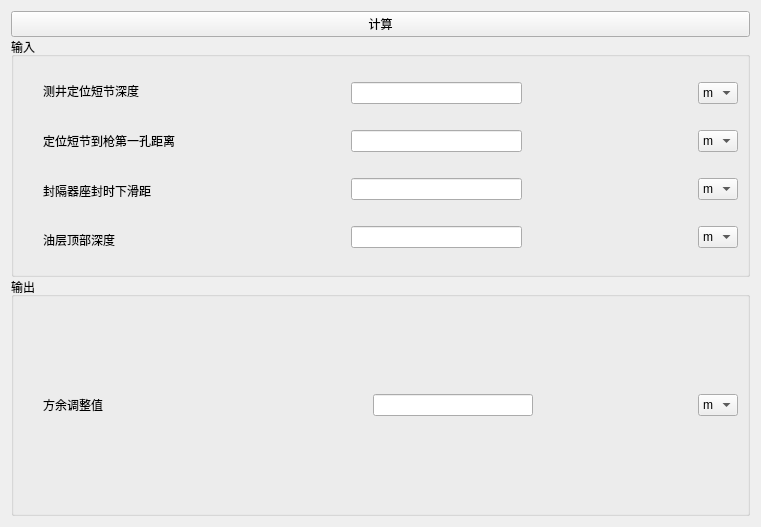
<?xml version="1.0" encoding="UTF-8"?>
<ui version="4.0">
 <class>Fy</class>
 <widget class="QWidget" name="Fy">
  <property name="geometry">
   <rect>
    <x>0</x>
    <y>0</y>
    <width>761</width>
    <height>527</height>
   </rect>
  </property>
  <property name="windowTitle">
   <string>Form</string>
  </property>
  <layout class="QVBoxLayout" name="verticalLayout_5">
   <item>
    <layout class="QVBoxLayout" name="verticalLayout_4" stretch="0,0,0">
     <property name="spacing">
      <number>0</number>
     </property>
     <item>
      <widget class="QPushButton" name="pushButton">
       <property name="text">
        <string>计算</string>
       </property>
      </widget>
     </item>
     <item>
      <widget class="QGroupBox" name="groupBox">
       <property name="title">
        <string>输入</string>
       </property>
       <layout class="QHBoxLayout" name="horizontalLayout">
        <property name="sizeConstraint">
         <enum>QLayout::SetNoConstraint</enum>
        </property>
        <item>
         <spacer name="verticalSpacer">
          <property name="orientation">
           <enum>Qt::Vertical</enum>
          </property>
          <property name="sizeHint" stdset="0">
           <size>
            <width>20</width>
            <height>40</height>
           </size>
          </property>
         </spacer>
        </item>
        <item>
         <layout class="QVBoxLayout" name="verticalLayout">
          <property name="spacing">
           <number>0</number>
          </property>
          <item>
           <widget class="QLabel" name="label">
            <property name="text">
             <string>测井定位短节深度</string>
            </property>
           </widget>
          </item>
          <item>
           <widget class="QLabel" name="label_2">
            <property name="text">
             <string>定位短节到枪第一孔距离</string>
            </property>
           </widget>
          </item>
          <item>
           <widget class="QLabel" name="label_3">
            <property name="text">
             <string>封隔器座封时下滑距</string>
            </property>
           </widget>
          </item>
          <item>
           <widget class="QLabel" name="label_4">
            <property name="text">
             <string>油层顶部深度</string>
            </property>
           </widget>
          </item>
         </layout>
        </item>
        <item>
         <spacer name="horizontalSpacer">
          <property name="orientation">
           <enum>Qt::Horizontal</enum>
          </property>
          <property name="sizeHint" stdset="0">
           <size>
            <width>40</width>
            <height>20</height>
           </size>
          </property>
         </spacer>
        </item>
        <item>
         <layout class="QVBoxLayout" name="verticalLayout_2">
          <property name="spacing">
           <number>10</number>
          </property>
          <property name="topMargin">
           <number>0</number>
          </property>
          <item>
           <widget class="QLineEdit" name="lineEdit"/>
          </item>
          <item>
           <widget class="QLineEdit" name="lineEdit_2"/>
          </item>
          <item>
           <widget class="QLineEdit" name="lineEdit_3"/>
          </item>
          <item>
           <widget class="QLineEdit" name="lineEdit_4"/>
          </item>
         </layout>
        </item>
        <item>
         <spacer name="horizontalSpacer_2">
          <property name="orientation">
           <enum>Qt::Horizontal</enum>
          </property>
          <property name="sizeHint" stdset="0">
           <size>
            <width>40</width>
            <height>20</height>
           </size>
          </property>
         </spacer>
        </item>
        <item>
         <layout class="QVBoxLayout" name="verticalLayout_3">
          <property name="spacing">
           <number>10</number>
          </property>
          <item>
           <widget class="QComboBox" name="comboBox">
            <item>
             <property name="text">
              <string>m</string>
             </property>
            </item>
            <item>
             <property name="text">
              <string>in</string>
             </property>
            </item>
            <item>
             <property name="text">
              <string>ft</string>
             </property>
            </item>
           </widget>
          </item>
          <item>
           <widget class="QComboBox" name="comboBox_2">
            <item>
             <property name="text">
              <string>m</string>
             </property>
            </item>
            <item>
             <property name="text">
              <string>in</string>
             </property>
            </item>
            <item>
             <property name="text">
              <string>ft</string>
             </property>
            </item>
           </widget>
          </item>
          <item>
           <widget class="QComboBox" name="comboBox_3">
            <item>
             <property name="text">
              <string>m</string>
             </property>
            </item>
            <item>
             <property name="text">
              <string>in</string>
             </property>
            </item>
            <item>
             <property name="text">
              <string>ft</string>
             </property>
            </item>
           </widget>
          </item>
          <item>
           <widget class="QComboBox" name="comboBox_4">
            <item>
             <property name="text">
              <string>m</string>
             </property>
            </item>
            <item>
             <property name="text">
              <string>in</string>
             </property>
            </item>
            <item>
             <property name="text">
              <string>ft</string>
             </property>
            </item>
           </widget>
          </item>
         </layout>
        </item>
       </layout>
      </widget>
     </item>
     <item>
      <widget class="QGroupBox" name="groupBox_2">
       <property name="title">
        <string>输出</string>
       </property>
       <layout class="QHBoxLayout" name="horizontalLayout_2">
        <item>
         <spacer name="verticalSpacer_2">
          <property name="orientation">
           <enum>Qt::Vertical</enum>
          </property>
          <property name="sizeHint" stdset="0">
           <size>
            <width>20</width>
            <height>40</height>
           </size>
          </property>
         </spacer>
        </item>
        <item>
         <widget class="QLabel" name="label_5">
          <property name="sizePolicy">
           <sizepolicy hsizetype="Fixed" vsizetype="Preferred">
            <horstretch>0</horstretch>
            <verstretch>0</verstretch>
           </sizepolicy>
          </property>
          <property name="minimumSize">
           <size>
            <width>165</width>
            <height>0</height>
           </size>
          </property>
          <property name="text">
           <string>方余调整值</string>
          </property>
         </widget>
        </item>
        <item>
         <spacer name="horizontalSpacer_3">
          <property name="orientation">
           <enum>Qt::Horizontal</enum>
          </property>
          <property name="sizeHint" stdset="0">
           <size>
            <width>40</width>
            <height>20</height>
           </size>
          </property>
         </spacer>
        </item>
        <item>
         <widget class="QLineEdit" name="lineEdit_5"/>
        </item>
        <item>
         <spacer name="horizontalSpacer_4">
          <property name="orientation">
           <enum>Qt::Horizontal</enum>
          </property>
          <property name="sizeHint" stdset="0">
           <size>
            <width>40</width>
            <height>20</height>
           </size>
          </property>
         </spacer>
        </item>
        <item>
         <widget class="QComboBox" name="comboBox_5">
          <item>
           <property name="text">
            <string>m</string>
           </property>
          </item>
          <item>
           <property name="text">
            <string>in</string>
           </property>
          </item>
          <item>
           <property name="text">
            <string>ft</string>
           </property>
          </item>
         </widget>
        </item>
       </layout>
      </widget>
     </item>
    </layout>
   </item>
  </layout>
 </widget>
 <resources/>
 <connections/>
</ui>
